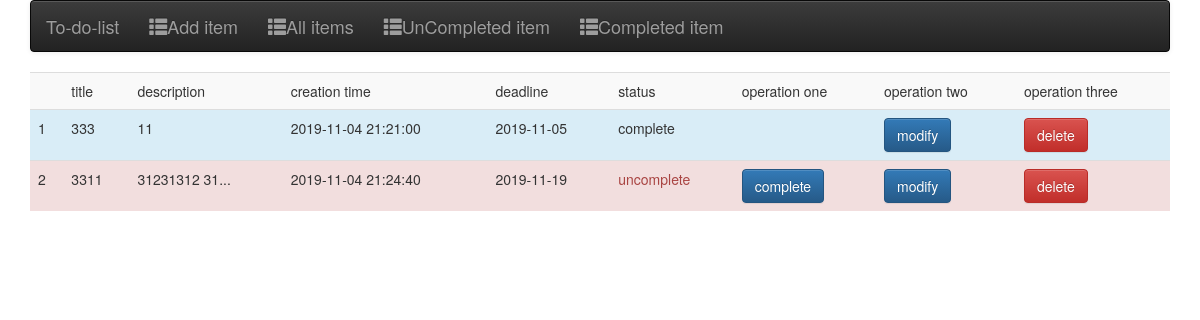
Page /list_item on the earlier database version.
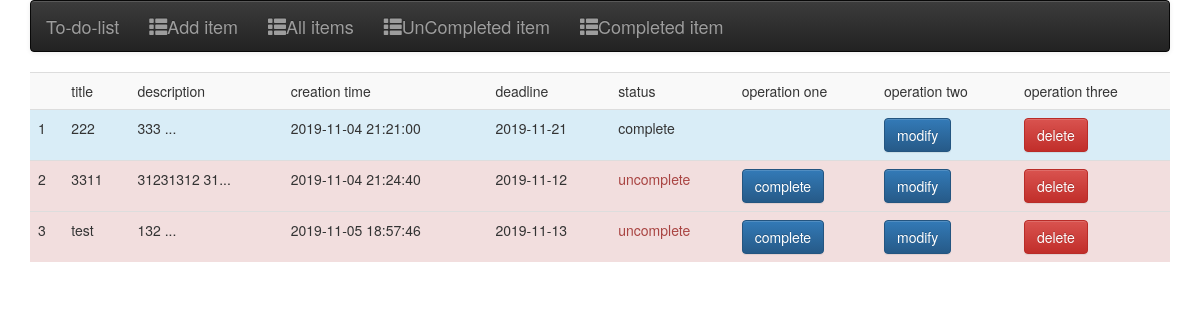
Same page on the later database version.
### todo_list/models.py (models this page shows, shortened)
class List(db.Model):
    _tablename_ =  'To-do-list'
    id = db.Column(db.Integer, primary_key=True)
    date = db.Column(db.DateTime, default=datetime.now, nullable=False)
    title = db.Column(db.String(250),index=True,unique=True)
    description = db.Column(db.Text,index=True)
    status = db.Column(db.String(20), index=True)
    complete_time = db.Column(db.DateTime, default=datetime.now, onupdate=datetime.now, nullable=False)
    deadline = db.Column(db.Date, nullable=False)

### todo_list/views.py (the view)
@app.route('/list_item', methods=['GET'])
def list_item():
    todo_list = List.query.all()
    return render_template('list_item.html', todo_list = todo_list)

### todo_list/templates/list_item.html (shortened to what this page needs)
{% extends 'base.html' %}
{% block content %}
<div id="todo-list" class="container">
    <table class="table table-striped">
        <th>
            <td>title</td>
            <td>description</td>
            <td>creation time</td>
            <td>deadline</td>
            <td>status</td>
            <td>operation one</td>
            <td>operation two</td>
            <td>operation three</td>
        </th>
        {% for todo in todo_list %}
        <tr {% if todo.status == "Uncomplete" %} class="danger"
            {% else %} class="info" {% endif %}>
            <td>{{ loop.index0 + 1}}</td>
            <td>{{ todo.title }}</td>
            <td>{{ todo.description|truncate(length=15,killwords=False) }}</td>
            <td>{{ todo.date.strftime("%Y-%m-%d %H:%M:%S") }}</td>
            <td>{{ todo.deadline.strftime("%Y-%m-%d") }}</td>
            {% if todo.status == "Uncomplete" %}
                <td class="text-danger">uncomplete</td>
            {% elif todo.status == "Complete" %}
                <td >complete</td>
            {% endif %}
            {% if todo.status == "Uncomplete" %}
            <td><a class='btn btn-primary' href="list_item/update_complete_status?item_id={{todo.id}}" onClick="return confirm('sure?')">complete</a></td>
            {% else %}
            <td></td>
            {% endif %}
            <td><a class='btn btn-primary ' href="list_item/modify_item?item_id={{todo.id}}" >modify</a></td>
            <td><a class='btn btn-danger' href="list_item/delete_item?item_id={{todo.id}}" onClick="return confirm('sure?')">delete</a></td>
        </tr>
       {% endfor %}
    </table>
</div>
{% endblock %}

Differences in the rows shown:
changed List (number 1 of 3 on the later page): title "333" → "222"; description "11" → "333 ..."; deadline "2019-11-05" → "2019-11-21"
changed List (number 2 of 3 on the later page): deadline "2019-11-19" → "2019-11-12"
added List: title "test", description "132 ...", date "2019-11-05 18:57:46", deadline "2019-11-13", status "uncomplete"
